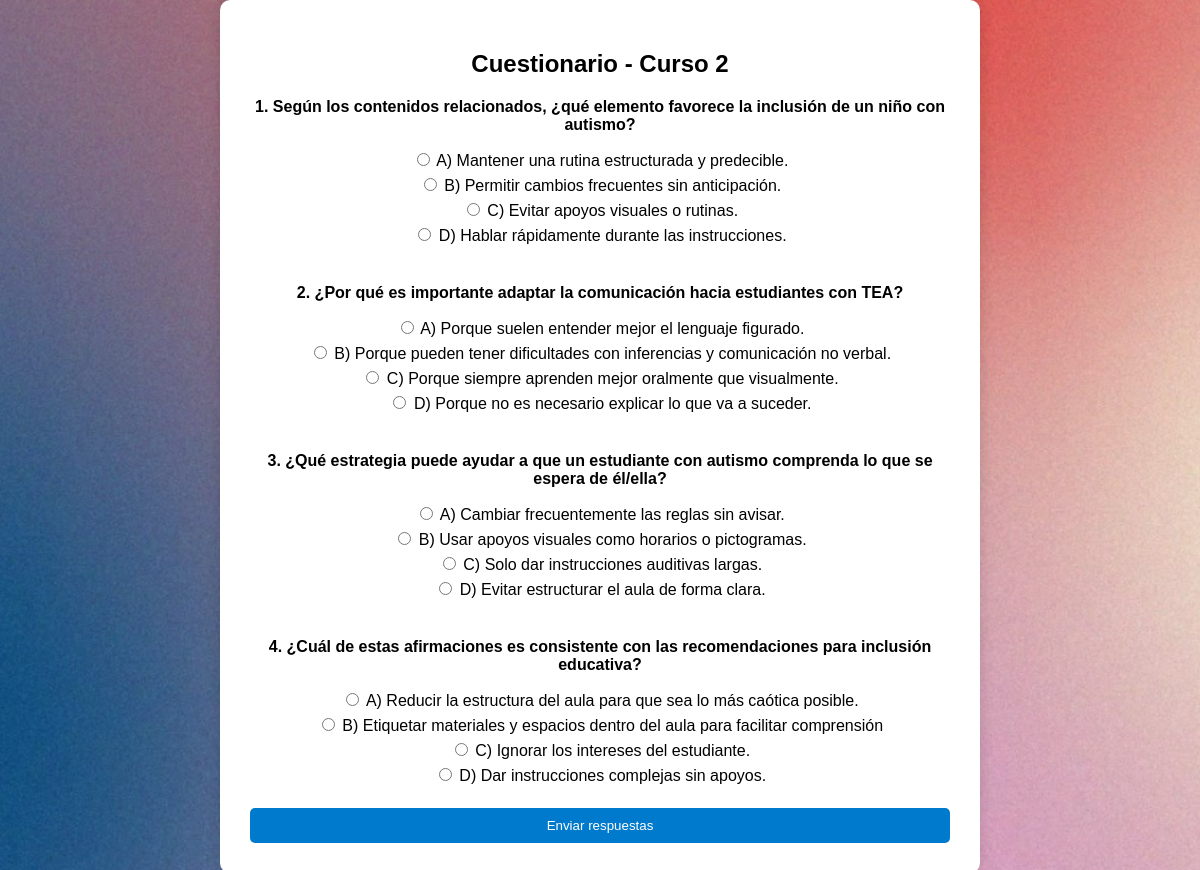
Screenshot of /cursos/2/cuestionario/ (signed in) with the database file from the repository.
### cursos/models.py (models this page shows, shortened)
class Curso(models.Model):
    titulo = models.CharField(max_length=200)
    descripcion = models.TextField()
    orden = models.PositiveIntegerField(unique=True)
    archivo_video = models.CharField(
    max_length=100,
    default='video1.txt',
    help_text="Nombre del archivo .txt del video (ej: video1.txt)")

class Pregunta(models.Model):
    curso = models.ForeignKey(Curso, on_delete=models.CASCADE)
    texto = models.TextField()

class Opcion(models.Model):
    pregunta = models.ForeignKey(Pregunta, on_delete=models.CASCADE)
    texto = models.CharField(max_length=300)
    es_correcta = models.BooleanField(default=False)

### cursos/views.py (the view, shortened to what this page needs)
# urls.py: path('<int:curso_id>/cuestionario/', cuestionario, name='cuestionario'),
@login_required
def cuestionario(request, curso_id):
    curso = get_object_or_404(Curso, id=curso_id)
    preguntas = Pregunta.objects.filter(curso=curso)
    if not preguntas.exists():
        return redirect('lista_cursos')
    return render(request, 'cursos/cuestionario.html', {
    'curso': curso,
    'preguntas': preguntas,
    'layout': 'layout-cuestionario'
    })

### templates/cursos/cuestionario.html (shortened to what this page needs)
{% extends 'base.html' %}
{% block contenido %}
<div class="caja" style="width: 700px;">
    <h2>Cuestionario - {{ curso.titulo }}</h2>
    <form method="post">
        {% for pregunta in preguntas %}
            <p><strong>{{ forloop.counter }}. {{ pregunta.texto }}</strong></p>
            {% for opcion in pregunta.opcion_set.all %}
                <label style="display:block; margin-bottom:5px;">
                    <input type="radio" name="{{ pregunta.id }}" value="{{ opcion.id }}">
                    {{ opcion.texto }}
                </label>
            {% endfor %}
            <br>
        {% endfor %}
        <button type="submit">Enviar respuestas</button>
    </form>
</div>
{% endblock %}

### static/css/estilos.css (style rules this page uses)
body { margin: 0; font-family: Arial, sans-serif; }
.caja { background: white; padding: 30px; width: 360px; border-radius: 10px; box-shadow: 0 0 15px rgba(0,0,0,0.15); text-align: center; }
h2 { margin-bottom: 20px; }
button { width: 100%; padding: 10px; background-color: #007acc; color: white; border: none; border-radius: 5px; cursor: pointer; }
body.layout-cuestionario { background-image: url("../fondos/dashboard_cuestionario_bg.png"); background-size: cover; background-position: center; background-repeat: no-repeat; }
body.layout-cuestionario .caja { text-align: center; }

### rows the page displays
Curso: titulo "Curso 2"
Pregunta: texto "Según los contenidos relacionados, ¿qué elemento favorece la inclusión de un niño con autismo?"
Opcion: texto "A) Mantener una rutina estructurada y predecible."
Opcion: texto "B) Permitir cambios frecuentes sin anticipación."
Opcion: texto "C) Evitar apoyos visuales o rutinas."
Opcion: texto "D) Hablar rápidamente durante las instrucciones."
Pregunta: texto "¿Por qué es importante adaptar la comunicación hacia estudiantes con TEA?"
Opcion: texto "A) Porque suelen entender mejor el lenguaje figurado."
Opcion: texto "B) Porque pueden tener dificultades con inferencias y comunicación no verbal."
Opcion: texto "C) Porque siempre aprenden mejor oralmente que visualmente."
Opcion: texto "D) Porque no es necesario explicar lo que va a suceder."
Pregunta: texto "¿Qué estrategia puede ayudar a que un estudiante con autismo comprenda lo que se espera de él/ella?"
Opcion: texto "A) Cambiar frecuentemente las reglas sin avisar."
Opcion: texto "B) Usar apoyos visuales como horarios o pictogramas."
Opcion: texto "C) Solo dar instrucciones auditivas largas."
Opcion: texto "D) Evitar estructurar el aula de forma clara."
Pregunta: texto "¿Cuál de estas afirmaciones es consistente con las recomendaciones para inclusión educativa?"
Opcion: texto "A) Reducir la estructura del aula para que sea lo más caótica posible."
Opcion: texto "B) Etiquetar materiales y espacios dentro del aula para facilitar comprensión"
Opcion: texto "C) Ignorar los intereses del estudiante."
Opcion: texto "D) Dar instrucciones complejas sin apoyos."
